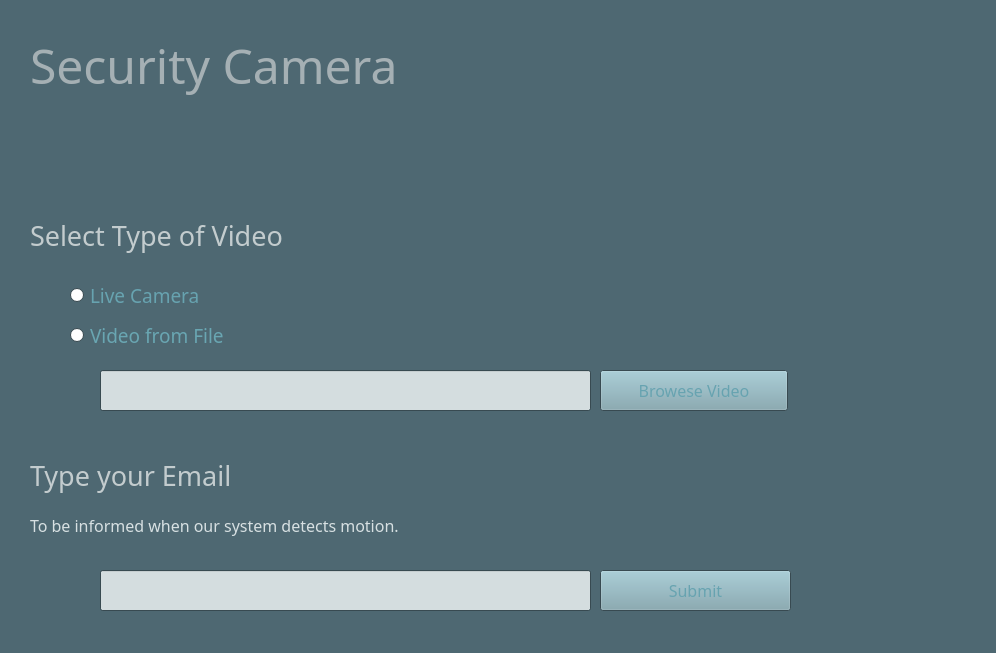
<?xml version="1.0" encoding="UTF-8"?>
<ui version="4.0">
 <class>SecurityCameraMain</class>
 <widget class="QWidget" name="SecurityCameraMain">
  <property name="geometry">
   <rect>
    <x>0</x>
    <y>0</y>
    <width>996</width>
    <height>653</height>
   </rect>
  </property>
  <property name="palette">
   <palette>
    <active>
     <colorrole role="WindowText">
      <brush brushstyle="SolidPattern">
       <color alpha="255">
        <red>0</red>
        <green>0</green>
        <blue>0</blue>
       </color>
      </brush>
     </colorrole>
     <colorrole role="Button">
      <brush brushstyle="SolidPattern">
       <color alpha="255">
        <red>124</red>
        <green>162</green>
        <blue>172</blue>
       </color>
      </brush>
     </colorrole>
     <colorrole role="Light">
      <brush brushstyle="SolidPattern">
       <color alpha="255">
        <red>187</red>
        <green>241</green>
        <blue>255</blue>
       </color>
      </brush>
     </colorrole>
     <colorrole role="Midlight">
      <brush brushstyle="SolidPattern">
       <color alpha="255">
        <red>155</red>
        <green>201</green>
        <blue>213</blue>
       </color>
      </brush>
     </colorrole>
     <colorrole role="Dark">
      <brush brushstyle="SolidPattern">
       <color alpha="255">
        <red>62</red>
        <green>81</green>
        <blue>86</blue>
       </color>
      </brush>
     </colorrole>
     <colorrole role="Mid">
      <brush brushstyle="SolidPattern">
       <color alpha="255">
        <red>82</red>
        <green>108</green>
        <blue>115</blue>
       </color>
      </brush>
     </colorrole>
     <colorrole role="Text">
      <brush brushstyle="SolidPattern">
       <color alpha="255">
        <red>0</red>
        <green>0</green>
        <blue>0</blue>
       </color>
      </brush>
     </colorrole>
     <colorrole role="BrightText">
      <brush brushstyle="SolidPattern">
       <color alpha="255">
        <red>255</red>
        <green>255</green>
        <blue>255</blue>
       </color>
      </brush>
     </colorrole>
     <colorrole role="ButtonText">
      <brush brushstyle="SolidPattern">
       <color alpha="255">
        <red>0</red>
        <green>0</green>
        <blue>0</blue>
       </color>
      </brush>
     </colorrole>
     <colorrole role="Base">
      <brush brushstyle="SolidPattern">
       <color alpha="255">
        <red>255</red>
        <green>255</green>
        <blue>255</blue>
       </color>
      </brush>
     </colorrole>
     <colorrole role="Window">
      <brush brushstyle="SolidPattern">
       <color alpha="255">
        <red>78</red>
        <green>104</green>
        <blue>114</blue>
       </color>
      </brush>
     </colorrole>
     <colorrole role="Shadow">
      <brush brushstyle="SolidPattern">
       <color alpha="255">
        <red>0</red>
        <green>0</green>
        <blue>0</blue>
       </color>
      </brush>
     </colorrole>
     <colorrole role="AlternateBase">
      <brush brushstyle="SolidPattern">
       <color alpha="255">
        <red>189</red>
        <green>208</green>
        <blue>213</blue>
       </color>
      </brush>
     </colorrole>
     <colorrole role="ToolTipBase">
      <brush brushstyle="SolidPattern">
       <color alpha="255">
        <red>255</red>
        <green>255</green>
        <blue>220</blue>
       </color>
      </brush>
     </colorrole>
     <colorrole role="ToolTipText">
      <brush brushstyle="SolidPattern">
       <color alpha="255">
        <red>0</red>
        <green>0</green>
        <blue>0</blue>
       </color>
      </brush>
     </colorrole>
    </active>
    <inactive>
     <colorrole role="WindowText">
      <brush brushstyle="SolidPattern">
       <color alpha="255">
        <red>0</red>
        <green>0</green>
        <blue>0</blue>
       </color>
      </brush>
     </colorrole>
     <colorrole role="Button">
      <brush brushstyle="SolidPattern">
       <color alpha="255">
        <red>124</red>
        <green>162</green>
        <blue>172</blue>
       </color>
      </brush>
     </colorrole>
     <colorrole role="Light">
      <brush brushstyle="SolidPattern">
       <color alpha="255">
        <red>187</red>
        <green>241</green>
        <blue>255</blue>
       </color>
      </brush>
     </colorrole>
     <colorrole role="Midlight">
      <brush brushstyle="SolidPattern">
       <color alpha="255">
        <red>155</red>
        <green>201</green>
        <blue>213</blue>
       </color>
      </brush>
     </colorrole>
     <colorrole role="Dark">
      <brush brushstyle="SolidPattern">
       <color alpha="255">
        <red>62</red>
        <green>81</green>
        <blue>86</blue>
       </color>
      </brush>
     </colorrole>
     <colorrole role="Mid">
      <brush brushstyle="SolidPattern">
       <color alpha="255">
        <red>82</red>
        <green>108</green>
        <blue>115</blue>
       </color>
      </brush>
     </colorrole>
     <colorrole role="Text">
      <brush brushstyle="SolidPattern">
       <color alpha="255">
        <red>0</red>
        <green>0</green>
        <blue>0</blue>
       </color>
      </brush>
     </colorrole>
     <colorrole role="BrightText">
      <brush brushstyle="SolidPattern">
       <color alpha="255">
        <red>255</red>
        <green>255</green>
        <blue>255</blue>
       </color>
      </brush>
     </colorrole>
     <colorrole role="ButtonText">
      <brush brushstyle="SolidPattern">
       <color alpha="255">
        <red>0</red>
        <green>0</green>
        <blue>0</blue>
       </color>
      </brush>
     </colorrole>
     <colorrole role="Base">
      <brush brushstyle="SolidPattern">
       <color alpha="255">
        <red>255</red>
        <green>255</green>
        <blue>255</blue>
       </color>
      </brush>
     </colorrole>
     <colorrole role="Window">
      <brush brushstyle="SolidPattern">
       <color alpha="255">
        <red>78</red>
        <green>104</green>
        <blue>114</blue>
       </color>
      </brush>
     </colorrole>
     <colorrole role="Shadow">
      <brush brushstyle="SolidPattern">
       <color alpha="255">
        <red>0</red>
        <green>0</green>
        <blue>0</blue>
       </color>
      </brush>
     </colorrole>
     <colorrole role="AlternateBase">
      <brush brushstyle="SolidPattern">
       <color alpha="255">
        <red>189</red>
        <green>208</green>
        <blue>213</blue>
       </color>
      </brush>
     </colorrole>
     <colorrole role="ToolTipBase">
      <brush brushstyle="SolidPattern">
       <color alpha="255">
        <red>255</red>
        <green>255</green>
        <blue>220</blue>
       </color>
      </brush>
     </colorrole>
     <colorrole role="ToolTipText">
      <brush brushstyle="SolidPattern">
       <color alpha="255">
        <red>0</red>
        <green>0</green>
        <blue>0</blue>
       </color>
      </brush>
     </colorrole>
    </inactive>
    <disabled>
     <colorrole role="WindowText">
      <brush brushstyle="SolidPattern">
       <color alpha="255">
        <red>62</red>
        <green>81</green>
        <blue>86</blue>
       </color>
      </brush>
     </colorrole>
     <colorrole role="Button">
      <brush brushstyle="SolidPattern">
       <color alpha="255">
        <red>124</red>
        <green>162</green>
        <blue>172</blue>
       </color>
      </brush>
     </colorrole>
     <colorrole role="Light">
      <brush brushstyle="SolidPattern">
       <color alpha="255">
        <red>187</red>
        <green>241</green>
        <blue>255</blue>
       </color>
      </brush>
     </colorrole>
     <colorrole role="Midlight">
      <brush brushstyle="SolidPattern">
       <color alpha="255">
        <red>155</red>
        <green>201</green>
        <blue>213</blue>
       </color>
      </brush>
     </colorrole>
     <colorrole role="Dark">
      <brush brushstyle="SolidPattern">
       <color alpha="255">
        <red>62</red>
        <green>81</green>
        <blue>86</blue>
       </color>
      </brush>
     </colorrole>
     <colorrole role="Mid">
      <brush brushstyle="SolidPattern">
       <color alpha="255">
        <red>82</red>
        <green>108</green>
        <blue>115</blue>
       </color>
      </brush>
     </colorrole>
     <colorrole role="Text">
      <brush brushstyle="SolidPattern">
       <color alpha="255">
        <red>62</red>
        <green>81</green>
        <blue>86</blue>
       </color>
      </brush>
     </colorrole>
     <colorrole role="BrightText">
      <brush brushstyle="SolidPattern">
       <color alpha="255">
        <red>255</red>
        <green>255</green>
        <blue>255</blue>
       </color>
      </brush>
     </colorrole>
     <colorrole role="ButtonText">
      <brush brushstyle="SolidPattern">
       <color alpha="255">
        <red>62</red>
        <green>81</green>
        <blue>86</blue>
       </color>
      </brush>
     </colorrole>
     <colorrole role="Base">
      <brush brushstyle="SolidPattern">
       <color alpha="255">
        <red>78</red>
        <green>104</green>
        <blue>114</blue>
       </color>
      </brush>
     </colorrole>
     <colorrole role="Window">
      <brush brushstyle="SolidPattern">
       <color alpha="255">
        <red>78</red>
        <green>104</green>
        <blue>114</blue>
       </color>
      </brush>
     </colorrole>
     <colorrole role="Shadow">
      <brush brushstyle="SolidPattern">
       <color alpha="255">
        <red>0</red>
        <green>0</green>
        <blue>0</blue>
       </color>
      </brush>
     </colorrole>
     <colorrole role="AlternateBase">
      <brush brushstyle="SolidPattern">
       <color alpha="255">
        <red>124</red>
        <green>162</green>
        <blue>172</blue>
       </color>
      </brush>
     </colorrole>
     <colorrole role="ToolTipBase">
      <brush brushstyle="SolidPattern">
       <color alpha="255">
        <red>255</red>
        <green>255</green>
        <blue>220</blue>
       </color>
      </brush>
     </colorrole>
     <colorrole role="ToolTipText">
      <brush brushstyle="SolidPattern">
       <color alpha="255">
        <red>0</red>
        <green>0</green>
        <blue>0</blue>
       </color>
      </brush>
     </colorrole>
    </disabled>
   </palette>
  </property>
  <property name="windowTitle">
   <string>Security Camera</string>
  </property>
  <property name="windowIcon">
   <iconset>
    <normaloff>eye.png</normaloff>eye.png</iconset>
  </property>
  <widget class="QLabel" name="Lock_label">
   <property name="geometry">
    <rect>
     <x>710</x>
     <y>30</y>
     <width>261</width>
     <height>251</height>
    </rect>
   </property>
   <property name="palette">
    <palette>
     <active>
      <colorrole role="Base">
       <brush brushstyle="SolidPattern">
        <color alpha="255">
         <red>255</red>
         <green>255</green>
         <blue>255</blue>
        </color>
       </brush>
      </colorrole>
      <colorrole role="Window">
       <brush brushstyle="SolidPattern">
        <color alpha="255">
         <red>78</red>
         <green>104</green>
         <blue>114</blue>
        </color>
       </brush>
      </colorrole>
     </active>
     <inactive>
      <colorrole role="Base">
       <brush brushstyle="SolidPattern">
        <color alpha="255">
         <red>255</red>
         <green>255</green>
         <blue>255</blue>
        </color>
       </brush>
      </colorrole>
      <colorrole role="Window">
       <brush brushstyle="SolidPattern">
        <color alpha="255">
         <red>78</red>
         <green>104</green>
         <blue>114</blue>
        </color>
       </brush>
      </colorrole>
     </inactive>
     <disabled>
      <colorrole role="Base">
       <brush brushstyle="SolidPattern">
        <color alpha="255">
         <red>78</red>
         <green>104</green>
         <blue>114</blue>
        </color>
       </brush>
      </colorrole>
      <colorrole role="Window">
       <brush brushstyle="SolidPattern">
        <color alpha="255">
         <red>78</red>
         <green>104</green>
         <blue>114</blue>
        </color>
       </brush>
      </colorrole>
     </disabled>
    </palette>
   </property>
   <property name="text">
    <string/>
   </property>
   <property name="pixmap">
    <pixmap>lock.png</pixmap>
   </property>
   <property name="scaledContents">
    <bool>true</bool>
   </property>
  </widget>
  <widget class="QLabel" name="SecurityCameraLabel">
   <property name="geometry">
    <rect>
     <x>30</x>
     <y>10</y>
     <width>611</width>
     <height>111</height>
    </rect>
   </property>
   <property name="palette">
    <palette>
     <active>
      <colorrole role="WindowText">
       <brush brushstyle="SolidPattern">
        <color alpha="255">
         <red>165</red>
         <green>176</green>
         <blue>180</blue>
        </color>
       </brush>
      </colorrole>
     </active>
     <inactive>
      <colorrole role="WindowText">
       <brush brushstyle="SolidPattern">
        <color alpha="255">
         <red>165</red>
         <green>176</green>
         <blue>180</blue>
        </color>
       </brush>
      </colorrole>
     </inactive>
     <disabled>
      <colorrole role="WindowText">
       <brush brushstyle="SolidPattern">
        <color alpha="255">
         <red>62</red>
         <green>81</green>
         <blue>86</blue>
        </color>
       </brush>
      </colorrole>
     </disabled>
    </palette>
   </property>
   <property name="font">
    <font>
     <family>Century Gothic</family>
     <pointsize>36</pointsize>
     <weight>50</weight>
     <bold>false</bold>
    </font>
   </property>
   <property name="text">
    <string>Security Camera</string>
   </property>
  </widget>
  <widget class="QRadioButton" name="LiveCameraRadioButton">
   <property name="geometry">
    <rect>
     <x>70</x>
     <y>270</y>
     <width>231</width>
     <height>51</height>
    </rect>
   </property>
   <property name="palette">
    <palette>
     <active>
      <colorrole role="WindowText">
       <brush brushstyle="SolidPattern">
        <color alpha="255">
         <red>103</red>
         <green>163</green>
         <blue>176</blue>
        </color>
       </brush>
      </colorrole>
      <colorrole role="Highlight">
       <brush brushstyle="SolidPattern">
        <color alpha="255">
         <red>80</red>
         <green>125</green>
         <blue>136</blue>
        </color>
       </brush>
      </colorrole>
     </active>
     <inactive>
      <colorrole role="WindowText">
       <brush brushstyle="SolidPattern">
        <color alpha="255">
         <red>103</red>
         <green>163</green>
         <blue>176</blue>
        </color>
       </brush>
      </colorrole>
      <colorrole role="Highlight">
       <brush brushstyle="SolidPattern">
        <color alpha="255">
         <red>80</red>
         <green>125</green>
         <blue>136</blue>
        </color>
       </brush>
      </colorrole>
     </inactive>
     <disabled>
      <colorrole role="WindowText">
       <brush brushstyle="SolidPattern">
        <color alpha="255">
         <red>62</red>
         <green>81</green>
         <blue>86</blue>
        </color>
       </brush>
      </colorrole>
      <colorrole role="Highlight">
       <brush brushstyle="SolidPattern">
        <color alpha="255">
         <red>0</red>
         <green>120</green>
         <blue>215</blue>
        </color>
       </brush>
      </colorrole>
     </disabled>
    </palette>
   </property>
   <property name="font">
    <font>
     <family>Century Gothic</family>
     <pointsize>14</pointsize>
    </font>
   </property>
   <property name="text">
    <string>Live Camera</string>
   </property>
  </widget>
  <widget class="QRadioButton" name="VideoFromFileRadioButton_2">
   <property name="geometry">
    <rect>
     <x>70</x>
     <y>300</y>
     <width>281</width>
     <height>71</height>
    </rect>
   </property>
   <property name="palette">
    <palette>
     <active>
      <colorrole role="WindowText">
       <brush brushstyle="SolidPattern">
        <color alpha="255">
         <red>105</red>
         <green>166</green>
         <blue>178</blue>
        </color>
       </brush>
      </colorrole>
      <colorrole role="Highlight">
       <brush brushstyle="SolidPattern">
        <color alpha="255">
         <red>80</red>
         <green>125</green>
         <blue>136</blue>
        </color>
       </brush>
      </colorrole>
     </active>
     <inactive>
      <colorrole role="WindowText">
       <brush brushstyle="SolidPattern">
        <color alpha="255">
         <red>105</red>
         <green>166</green>
         <blue>178</blue>
        </color>
       </brush>
      </colorrole>
      <colorrole role="Highlight">
       <brush brushstyle="SolidPattern">
        <color alpha="255">
         <red>80</red>
         <green>125</green>
         <blue>136</blue>
        </color>
       </brush>
      </colorrole>
     </inactive>
     <disabled>
      <colorrole role="WindowText">
       <brush brushstyle="SolidPattern">
        <color alpha="255">
         <red>62</red>
         <green>81</green>
         <blue>86</blue>
        </color>
       </brush>
      </colorrole>
      <colorrole role="Highlight">
       <brush brushstyle="SolidPattern">
        <color alpha="255">
         <red>0</red>
         <green>120</green>
         <blue>215</blue>
        </color>
       </brush>
      </colorrole>
     </disabled>
    </palette>
   </property>
   <property name="font">
    <font>
     <family>Century Gothic</family>
     <pointsize>14</pointsize>
    </font>
   </property>
   <property name="text">
    <string>Video from File</string>
   </property>
  </widget>
  <widget class="QLineEdit" name="VideoBrowseLineEdit">
   <property name="geometry">
    <rect>
     <x>100</x>
     <y>370</y>
     <width>491</width>
     <height>41</height>
    </rect>
   </property>
   <property name="palette">
    <palette>
     <active>
      <colorrole role="Base">
       <brush brushstyle="SolidPattern">
        <color alpha="255">
         <red>212</red>
         <green>221</green>
         <blue>223</blue>
        </color>
       </brush>
      </colorrole>
     </active>
     <inactive>
      <colorrole role="Base">
       <brush brushstyle="SolidPattern">
        <color alpha="255">
         <red>212</red>
         <green>221</green>
         <blue>223</blue>
        </color>
       </brush>
      </colorrole>
     </inactive>
     <disabled>
      <colorrole role="Base">
       <brush brushstyle="SolidPattern">
        <color alpha="255">
         <red>78</red>
         <green>104</green>
         <blue>114</blue>
        </color>
       </brush>
      </colorrole>
     </disabled>
    </palette>
   </property>
   <property name="font">
    <font>
     <family>Century Gothic</family>
     <pointsize>10</pointsize>
    </font>
   </property>
   <property name="frame">
    <bool>true</bool>
   </property>
  </widget>
  <widget class="QPushButton" name="BrowseButton">
   <property name="geometry">
    <rect>
     <x>600</x>
     <y>370</y>
     <width>188</width>
     <height>41</height>
    </rect>
   </property>
   <property name="palette">
    <palette>
     <active>
      <colorrole role="ButtonText">
       <brush brushstyle="SolidPattern">
        <color alpha="255">
         <red>103</red>
         <green>163</green>
         <blue>176</blue>
        </color>
       </brush>
      </colorrole>
      <colorrole role="Base">
       <brush brushstyle="SolidPattern">
        <color alpha="255">
         <red>195</red>
         <green>204</green>
         <blue>206</blue>
        </color>
       </brush>
      </colorrole>
     </active>
     <inactive>
      <colorrole role="ButtonText">
       <brush brushstyle="SolidPattern">
        <color alpha="255">
         <red>103</red>
         <green>163</green>
         <blue>176</blue>
        </color>
       </brush>
      </colorrole>
      <colorrole role="Base">
       <brush brushstyle="SolidPattern">
        <color alpha="255">
         <red>195</red>
         <green>204</green>
         <blue>206</blue>
        </color>
       </brush>
      </colorrole>
     </inactive>
     <disabled>
      <colorrole role="ButtonText">
       <brush brushstyle="SolidPattern">
        <color alpha="255">
         <red>62</red>
         <green>81</green>
         <blue>86</blue>
        </color>
       </brush>
      </colorrole>
      <colorrole role="Base">
       <brush brushstyle="SolidPattern">
        <color alpha="255">
         <red>78</red>
         <green>104</green>
         <blue>114</blue>
        </color>
       </brush>
      </colorrole>
     </disabled>
    </palette>
   </property>
   <property name="font">
    <font>
     <family>Century Gothic</family>
     <pointsize>12</pointsize>
    </font>
   </property>
   <property name="text">
    <string>Browese Video</string>
   </property>
  </widget>
  <widget class="QLabel" name="SelectTypeOfVideo_label">
   <property name="geometry">
    <rect>
     <x>30</x>
     <y>210</y>
     <width>421</width>
     <height>51</height>
    </rect>
   </property>
   <property name="palette">
    <palette>
     <active>
      <colorrole role="WindowText">
       <brush brushstyle="SolidPattern">
        <color alpha="255">
         <red>195</red>
         <green>204</green>
         <blue>206</blue>
        </color>
       </brush>
      </colorrole>
     </active>
     <inactive>
      <colorrole role="WindowText">
       <brush brushstyle="SolidPattern">
        <color alpha="255">
         <red>195</red>
         <green>204</green>
         <blue>206</blue>
        </color>
       </brush>
      </colorrole>
     </inactive>
     <disabled>
      <colorrole role="WindowText">
       <brush brushstyle="SolidPattern">
        <color alpha="255">
         <red>62</red>
         <green>81</green>
         <blue>86</blue>
        </color>
       </brush>
      </colorrole>
     </disabled>
    </palette>
   </property>
   <property name="font">
    <font>
     <family>Century Gothic</family>
     <pointsize>20</pointsize>
    </font>
   </property>
   <property name="text">
    <string>Select Type of Video</string>
   </property>
  </widget>
  <widget class="QLabel" name="TypeYourEmailLabel">
   <property name="geometry">
    <rect>
     <x>30</x>
     <y>450</y>
     <width>421</width>
     <height>51</height>
    </rect>
   </property>
   <property name="palette">
    <palette>
     <active>
      <colorrole role="WindowText">
       <brush brushstyle="SolidPattern">
        <color alpha="255">
         <red>195</red>
         <green>204</green>
         <blue>206</blue>
        </color>
       </brush>
      </colorrole>
     </active>
     <inactive>
      <colorrole role="WindowText">
       <brush brushstyle="SolidPattern">
        <color alpha="255">
         <red>195</red>
         <green>204</green>
         <blue>206</blue>
        </color>
       </brush>
      </colorrole>
     </inactive>
     <disabled>
      <colorrole role="WindowText">
       <brush brushstyle="SolidPattern">
        <color alpha="255">
         <red>62</red>
         <green>81</green>
         <blue>86</blue>
        </color>
       </brush>
      </colorrole>
     </disabled>
    </palette>
   </property>
   <property name="font">
    <font>
     <family>Century Gothic</family>
     <pointsize>20</pointsize>
    </font>
   </property>
   <property name="text">
    <string>Type your Email</string>
   </property>
  </widget>
  <widget class="QLineEdit" name="Email_lineEdit">
   <property name="geometry">
    <rect>
     <x>100</x>
     <y>570</y>
     <width>491</width>
     <height>41</height>
    </rect>
   </property>
   <property name="palette">
    <palette>
     <active>
      <colorrole role="Base">
       <brush brushstyle="SolidPattern">
        <color alpha="255">
         <red>212</red>
         <green>221</green>
         <blue>223</blue>
        </color>
       </brush>
      </colorrole>
     </active>
     <inactive>
      <colorrole role="Base">
       <brush brushstyle="SolidPattern">
        <color alpha="255">
         <red>212</red>
         <green>221</green>
         <blue>223</blue>
        </color>
       </brush>
      </colorrole>
     </inactive>
     <disabled>
      <colorrole role="Base">
       <brush brushstyle="SolidPattern">
        <color alpha="255">
         <red>78</red>
         <green>104</green>
         <blue>114</blue>
        </color>
       </brush>
      </colorrole>
     </disabled>
    </palette>
   </property>
   <property name="font">
    <font>
     <family>Century Gothic</family>
     <pointsize>10</pointsize>
    </font>
   </property>
   <property name="frame">
    <bool>true</bool>
   </property>
  </widget>
  <widget class="QPushButton" name="Submit_button">
   <property name="geometry">
    <rect>
     <x>600</x>
     <y>570</y>
     <width>191</width>
     <height>41</height>
    </rect>
   </property>
   <property name="palette">
    <palette>
     <active>
      <colorrole role="ButtonText">
       <brush brushstyle="SolidPattern">
        <color alpha="255">
         <red>103</red>
         <green>163</green>
         <blue>176</blue>
        </color>
       </brush>
      </colorrole>
      <colorrole role="Base">
       <brush brushstyle="SolidPattern">
        <color alpha="255">
         <red>195</red>
         <green>204</green>
         <blue>206</blue>
        </color>
       </brush>
      </colorrole>
     </active>
     <inactive>
      <colorrole role="ButtonText">
       <brush brushstyle="SolidPattern">
        <color alpha="255">
         <red>103</red>
         <green>163</green>
         <blue>176</blue>
        </color>
       </brush>
      </colorrole>
      <colorrole role="Base">
       <brush brushstyle="SolidPattern">
        <color alpha="255">
         <red>195</red>
         <green>204</green>
         <blue>206</blue>
        </color>
       </brush>
      </colorrole>
     </inactive>
     <disabled>
      <colorrole role="ButtonText">
       <brush brushstyle="SolidPattern">
        <color alpha="255">
         <red>62</red>
         <green>81</green>
         <blue>86</blue>
        </color>
       </brush>
      </colorrole>
      <colorrole role="Base">
       <brush brushstyle="SolidPattern">
        <color alpha="255">
         <red>78</red>
         <green>104</green>
         <blue>114</blue>
        </color>
       </brush>
      </colorrole>
     </disabled>
    </palette>
   </property>
   <property name="font">
    <font>
     <family>Century Gothic</family>
     <pointsize>12</pointsize>
    </font>
   </property>
   <property name="text">
    <string>Submit</string>
   </property>
  </widget>
  <widget class="QLabel" name="infoAboutEmail_label">
   <property name="geometry">
    <rect>
     <x>30</x>
     <y>500</y>
     <width>601</width>
     <height>51</height>
    </rect>
   </property>
   <property name="palette">
    <palette>
     <active>
      <colorrole role="WindowText">
       <brush brushstyle="SolidPattern">
        <color alpha="255">
         <red>215</red>
         <green>224</green>
         <blue>226</blue>
        </color>
       </brush>
      </colorrole>
     </active>
     <inactive>
      <colorrole role="WindowText">
       <brush brushstyle="SolidPattern">
        <color alpha="255">
         <red>215</red>
         <green>224</green>
         <blue>226</blue>
        </color>
       </brush>
      </colorrole>
     </inactive>
     <disabled>
      <colorrole role="WindowText">
       <brush brushstyle="SolidPattern">
        <color alpha="255">
         <red>62</red>
         <green>81</green>
         <blue>86</blue>
        </color>
       </brush>
      </colorrole>
     </disabled>
    </palette>
   </property>
   <property name="font">
    <font>
     <family>Century Gothic</family>
     <pointsize>12</pointsize>
    </font>
   </property>
   <property name="text">
    <string>To be informed when our system detects motion.</string>
   </property>
  </widget>
 </widget>
 <resources/>
 <connections/>
</ui>
